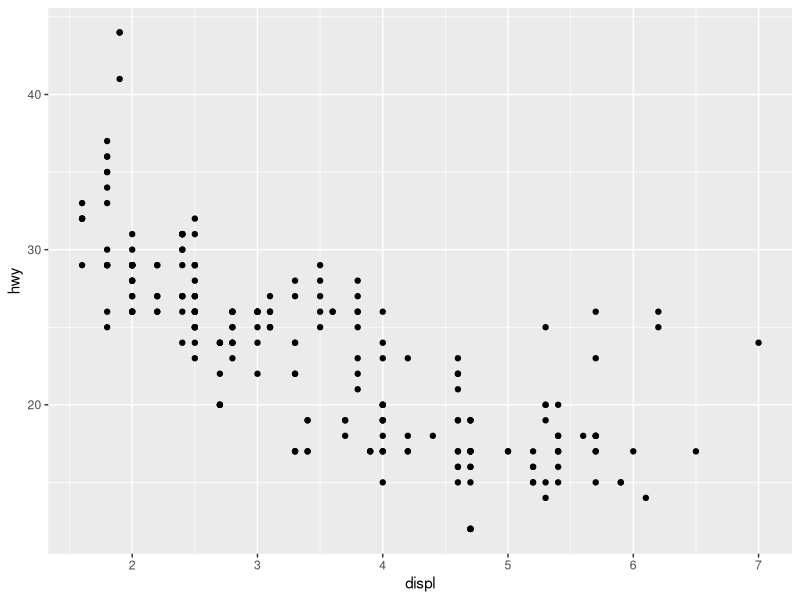
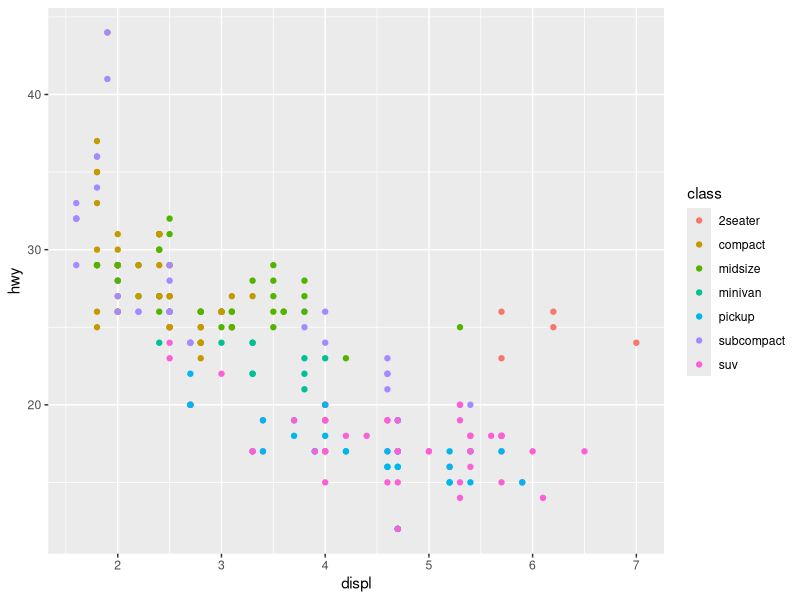
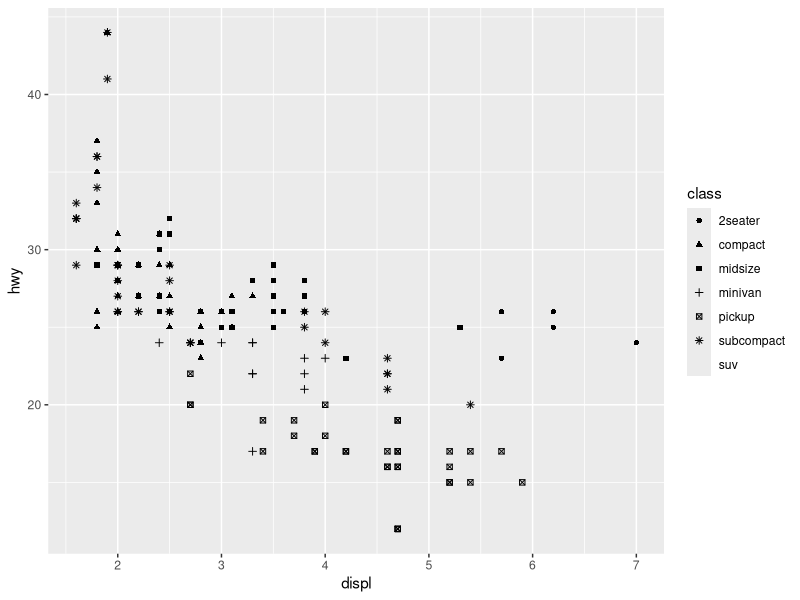
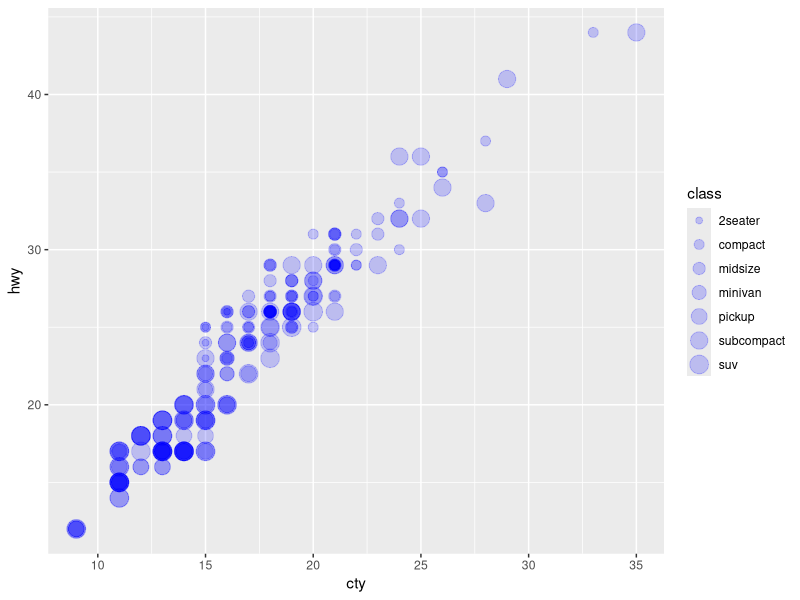

These charts were generated, in order, by the following R code:
## ---- chunk 1
knitr::opts_chunk$set(echo = TRUE)

library(tidyverse)
## ---- chunk 2

# data()
# ?mpg
# mpg
ggplot(data = mpg, aes(x = displ, y = hwy)) +
  geom_point()
## ---- chunk 3
ggplot(data = mpg, aes(x = displ, y = hwy, color = class)) +
  geom_point()
## ---- chunk 4
ggplot(data = mpg, aes(x = displ, y = hwy, shape = class)) +
  geom_point()
## ---- chunk 5
ggplot(data = mpg, aes(x = cty, y = hwy, size = class)) +
  geom_point(alpha=0.2, color ="blue")
